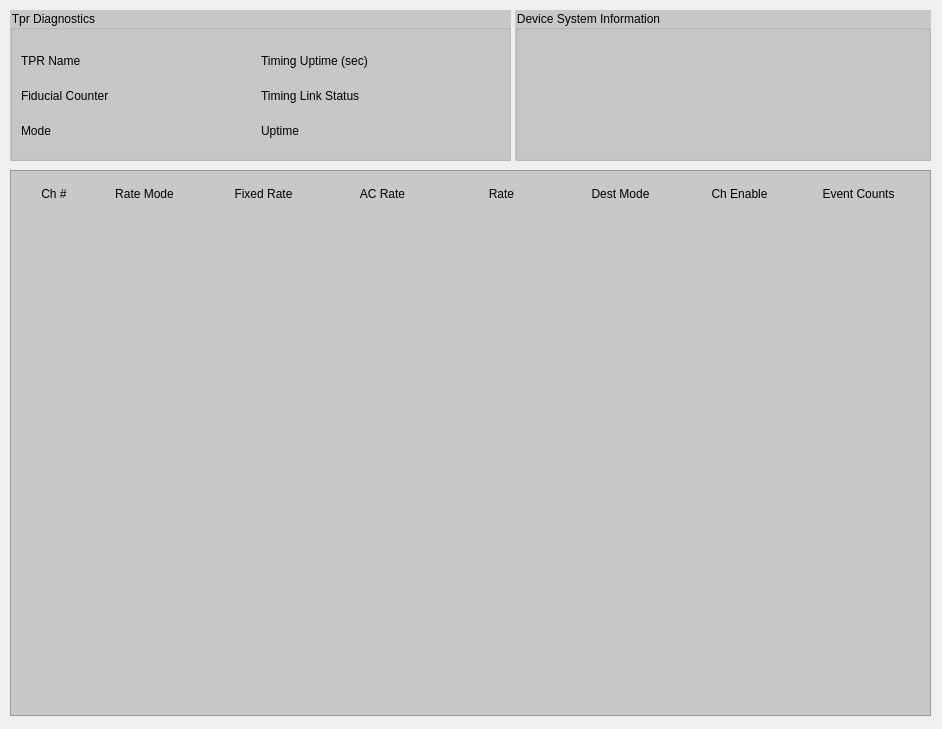
<?xml version="1.0" encoding="UTF-8"?>
<ui version="4.0">
 <class>Form</class>
 <widget class="QWidget" name="Form">
  <property name="geometry">
   <rect>
    <x>0</x>
    <y>0</y>
    <width>942</width>
    <height>729</height>
   </rect>
  </property>
  <property name="maximumSize">
   <size>
    <width>16777215</width>
    <height>1818</height>
   </size>
  </property>
  <property name="windowTitle">
   <string>${LOCA} TPR Expert Display</string>
  </property>
  <property name="styleSheet">
   <string notr="true"/>
  </property>
  <widget class="QGroupBox" name="TPR_Diagnostics">
   <property name="geometry">
    <rect>
     <x>10</x>
     <y>10</y>
     <width>501</width>
     <height>151</height>
    </rect>
   </property>
   <property name="styleSheet">
    <string notr="true">QGroupBox {background-color: rgb(200,200,200)}</string>
   </property>
   <property name="title">
    <string>Tpr Diagnostics</string>
   </property>
   <widget class="QWidget" name="gridLayoutWidget">
    <property name="geometry">
     <rect>
      <x>5</x>
      <y>30</y>
      <width>486</width>
      <height>111</height>
     </rect>
    </property>
    <layout class="QGridLayout" name="Diag_Grid" columnstretch="0,0,0,0">
     <property name="leftMargin">
      <number>6</number>
     </property>
     <property name="topMargin">
      <number>6</number>
     </property>
     <property name="rightMargin">
      <number>6</number>
     </property>
     <property name="bottomMargin">
      <number>6</number>
     </property>
     <item row="0" column="1">
      <widget class="PyDMLabel" name="PyDMLabel_5">
       <property name="toolTip">
        <string/>
       </property>
       <property name="alarmSensitiveContent" stdset="0">
        <bool>true</bool>
       </property>
       <property name="channel" stdset="0">
        <string>TPR:${LOCA}:${IOC_UNIT}:${INST}:UPTIME</string>
       </property>
       <property name="displayFormat" stdset="0">
        <enum>PyDMLabel::Default</enum>
       </property>
      </widget>
     </item>
     <item row="0" column="0">
      <widget class="QLabel" name="label">
       <property name="text">
        <string>TPR Name</string>
       </property>
      </widget>
     </item>
     <item row="1" column="2">
      <widget class="QLabel" name="label_6">
       <property name="text">
        <string>Timing Link Status</string>
       </property>
      </widget>
     </item>
     <item row="1" column="3">
      <widget class="PyDMLabel" name="PyDMLabel_7">
       <property name="toolTip">
        <string/>
       </property>
       <property name="alarmSensitiveContent" stdset="0">
        <bool>true</bool>
       </property>
       <property name="channel" stdset="0">
        <string>TPR:${LOCA}:${IOC_UNIT}:${INST}:RXLNKSTATUS</string>
       </property>
       <property name="displayFormat" stdset="0">
        <enum>PyDMLabel::Default</enum>
       </property>
      </widget>
     </item>
     <item row="1" column="0">
      <widget class="QLabel" name="label_5">
       <property name="text">
        <string>Fiducial Counter</string>
       </property>
      </widget>
     </item>
     <item row="1" column="1">
      <widget class="PyDMLabel" name="PyDMLabel_6">
       <property name="toolTip">
        <string/>
       </property>
       <property name="alarmSensitiveContent" stdset="0">
        <bool>true</bool>
       </property>
       <property name="channel" stdset="0">
        <string>TPR:${LOCA}:${IOC_UNIT}:${INST}:FIDCNT</string>
       </property>
       <property name="displayFormat" stdset="0">
        <enum>PyDMLabel::Default</enum>
       </property>
      </widget>
     </item>
     <item row="0" column="3">
      <widget class="PyDMLabel" name="PyDMLabel_4">
       <property name="toolTip">
        <string/>
       </property>
       <property name="alarmSensitiveContent" stdset="0">
        <bool>true</bool>
       </property>
       <property name="channel" stdset="0">
        <string>TPR:${LOCA}:${IOC_UNIT}:${INST}</string>
       </property>
       <property name="displayFormat" stdset="0">
        <enum>PyDMLabel::Default</enum>
       </property>
      </widget>
     </item>
     <item row="0" column="2">
      <widget class="QLabel" name="label_2">
       <property name="text">
        <string>Timing Uptime (sec)</string>
       </property>
      </widget>
     </item>
     <item row="2" column="0">
      <widget class="QLabel" name="label_7">
       <property name="text">
        <string>Mode</string>
       </property>
      </widget>
     </item>
     <item row="2" column="1">
      <widget class="PyDMLabel" name="PyDMLabel_8">
       <property name="toolTip">
        <string/>
       </property>
       <property name="alarmSensitiveContent" stdset="0">
        <bool>true</bool>
       </property>
       <property name="channel" stdset="0">
        <string>TPR:${LOCA}:${IOC_UNIT}:${INST}:MODE </string>
       </property>
       <property name="displayFormat" stdset="0">
        <enum>PyDMLabel::Default</enum>
       </property>
      </widget>
     </item>
     <item row="2" column="2">
      <widget class="QLabel" name="label_8">
       <property name="text">
        <string>Uptime</string>
       </property>
      </widget>
     </item>
     <item row="2" column="3">
      <widget class="PyDMLabel" name="PyDMLabel_9">
       <property name="toolTip">
        <string/>
       </property>
       <property name="alarmSensitiveContent" stdset="0">
        <bool>true</bool>
       </property>
       <property name="channel" stdset="0">
        <string>TPR:${LOCA}:${IOC_UNIT}:${INST}:UPTIME </string>
       </property>
       <property name="displayFormat" stdset="0">
        <enum>PyDMLabel::Default</enum>
       </property>
      </widget>
     </item>
    </layout>
   </widget>
  </widget>
  <widget class="QGroupBox" name="Device_System_Info">
   <property name="geometry">
    <rect>
     <x>515</x>
     <y>10</y>
     <width>416</width>
     <height>151</height>
    </rect>
   </property>
   <property name="styleSheet">
    <string notr="true">QGroupBox {background-color: rgb(200,200,200)}</string>
   </property>
   <property name="title">
    <string>Device System Information</string>
   </property>
  </widget>
  <widget class="QFrame" name="Rows">
   <property name="geometry">
    <rect>
     <x>10</x>
     <y>170</y>
     <width>921</width>
     <height>546</height>
    </rect>
   </property>
   <property name="styleSheet">
    <string notr="true">QFrame#Rows {background-color: rgb(200,200,200)}</string>
   </property>
   <property name="frameShape">
    <enum>QFrame::StyledPanel</enum>
   </property>
   <property name="frameShadow">
    <enum>QFrame::Raised</enum>
   </property>
   <widget class="QWidget" name="layoutWidget_3">
    <property name="geometry">
     <rect>
      <x>10</x>
      <y>45</y>
      <width>901</width>
      <height>492</height>
     </rect>
    </property>
    <layout class="QVBoxLayout" name="Data_rows_2">
     <item>
      <widget class="PyDMEmbeddedDisplay" name="Row_00">
       <property name="minimumSize">
        <size>
         <width>0</width>
         <height>15</height>
        </size>
       </property>
       <property name="maximumSize">
        <size>
         <width>16777215</width>
         <height>25</height>
        </size>
       </property>
       <property name="toolTip">
        <string/>
       </property>
       <property name="frameShape">
        <enum>QFrame::NoFrame</enum>
       </property>
       <property name="macros" stdset="0">
        <string>CHN=00</string>
       </property>
       <property name="filename" stdset="0">
        <string>tprDiagExpRowSC.ui</string>
       </property>
      </widget>
     </item>
     <item>
      <widget class="PyDMEmbeddedDisplay" name="Row_01">
       <property name="minimumSize">
        <size>
         <width>0</width>
         <height>15</height>
        </size>
       </property>
       <property name="maximumSize">
        <size>
         <width>16777215</width>
         <height>25</height>
        </size>
       </property>
       <property name="toolTip">
        <string/>
       </property>
       <property name="frameShape">
        <enum>QFrame::NoFrame</enum>
       </property>
       <property name="macros" stdset="0">
        <string>CHN=01</string>
       </property>
       <property name="filename" stdset="0">
        <string>tprDiagExpRowSC.ui</string>
       </property>
      </widget>
     </item>
     <item>
      <widget class="PyDMEmbeddedDisplay" name="Row_02">
       <property name="minimumSize">
        <size>
         <width>0</width>
         <height>15</height>
        </size>
       </property>
       <property name="maximumSize">
        <size>
         <width>16777215</width>
         <height>25</height>
        </size>
       </property>
       <property name="toolTip">
        <string/>
       </property>
       <property name="frameShape">
        <enum>QFrame::NoFrame</enum>
       </property>
       <property name="macros" stdset="0">
        <string>CHN=02</string>
       </property>
       <property name="filename" stdset="0">
        <string>tprDiagExpRowSC.ui</string>
       </property>
      </widget>
     </item>
     <item>
      <widget class="PyDMEmbeddedDisplay" name="Row_03">
       <property name="minimumSize">
        <size>
         <width>0</width>
         <height>15</height>
        </size>
       </property>
       <property name="maximumSize">
        <size>
         <width>16777215</width>
         <height>25</height>
        </size>
       </property>
       <property name="toolTip">
        <string/>
       </property>
       <property name="frameShape">
        <enum>QFrame::NoFrame</enum>
       </property>
       <property name="macros" stdset="0">
        <string>CHN=03</string>
       </property>
       <property name="filename" stdset="0">
        <string>tprDiagExpRowSC.ui</string>
       </property>
      </widget>
     </item>
     <item>
      <widget class="PyDMEmbeddedDisplay" name="Row_04">
       <property name="minimumSize">
        <size>
         <width>0</width>
         <height>15</height>
        </size>
       </property>
       <property name="maximumSize">
        <size>
         <width>16777215</width>
         <height>25</height>
        </size>
       </property>
       <property name="toolTip">
        <string/>
       </property>
       <property name="frameShape">
        <enum>QFrame::NoFrame</enum>
       </property>
       <property name="macros" stdset="0">
        <string>CHN=04</string>
       </property>
       <property name="filename" stdset="0">
        <string>tprDiagExpRowSC.ui</string>
       </property>
      </widget>
     </item>
     <item>
      <widget class="PyDMEmbeddedDisplay" name="Row_05">
       <property name="minimumSize">
        <size>
         <width>0</width>
         <height>15</height>
        </size>
       </property>
       <property name="maximumSize">
        <size>
         <width>16777215</width>
         <height>25</height>
        </size>
       </property>
       <property name="toolTip">
        <string/>
       </property>
       <property name="frameShape">
        <enum>QFrame::NoFrame</enum>
       </property>
       <property name="macros" stdset="0">
        <string>CHN=05</string>
       </property>
       <property name="filename" stdset="0">
        <string>tprDiagExpRowSC.ui</string>
       </property>
      </widget>
     </item>
     <item>
      <widget class="PyDMEmbeddedDisplay" name="Row_06">
       <property name="minimumSize">
        <size>
         <width>0</width>
         <height>15</height>
        </size>
       </property>
       <property name="maximumSize">
        <size>
         <width>16777215</width>
         <height>25</height>
        </size>
       </property>
       <property name="toolTip">
        <string/>
       </property>
       <property name="frameShape">
        <enum>QFrame::NoFrame</enum>
       </property>
       <property name="macros" stdset="0">
        <string>CHN=06</string>
       </property>
       <property name="filename" stdset="0">
        <string>tprDiagExpRowSC.ui</string>
       </property>
      </widget>
     </item>
     <item>
      <widget class="PyDMEmbeddedDisplay" name="Row_07">
       <property name="minimumSize">
        <size>
         <width>0</width>
         <height>15</height>
        </size>
       </property>
       <property name="maximumSize">
        <size>
         <width>16777215</width>
         <height>25</height>
        </size>
       </property>
       <property name="toolTip">
        <string/>
       </property>
       <property name="frameShape">
        <enum>QFrame::NoFrame</enum>
       </property>
       <property name="macros" stdset="0">
        <string>CHN=07</string>
       </property>
       <property name="filename" stdset="0">
        <string>tprDiagExpRowSC.ui</string>
       </property>
      </widget>
     </item>
     <item>
      <widget class="PyDMEmbeddedDisplay" name="Row_08">
       <property name="minimumSize">
        <size>
         <width>0</width>
         <height>15</height>
        </size>
       </property>
       <property name="maximumSize">
        <size>
         <width>16777215</width>
         <height>25</height>
        </size>
       </property>
       <property name="toolTip">
        <string/>
       </property>
       <property name="frameShape">
        <enum>QFrame::NoFrame</enum>
       </property>
       <property name="macros" stdset="0">
        <string>CHN=08</string>
       </property>
       <property name="filename" stdset="0">
        <string>tprDiagExpRowSC.ui</string>
       </property>
      </widget>
     </item>
     <item>
      <widget class="PyDMEmbeddedDisplay" name="Row_09">
       <property name="minimumSize">
        <size>
         <width>0</width>
         <height>15</height>
        </size>
       </property>
       <property name="maximumSize">
        <size>
         <width>16777215</width>
         <height>25</height>
        </size>
       </property>
       <property name="toolTip">
        <string/>
       </property>
       <property name="frameShape">
        <enum>QFrame::NoFrame</enum>
       </property>
       <property name="macros" stdset="0">
        <string>CHN=09</string>
       </property>
       <property name="filename" stdset="0">
        <string>tprDiagExpRowSC.ui</string>
       </property>
      </widget>
     </item>
     <item>
      <widget class="PyDMEmbeddedDisplay" name="Row_10">
       <property name="minimumSize">
        <size>
         <width>0</width>
         <height>15</height>
        </size>
       </property>
       <property name="maximumSize">
        <size>
         <width>16777215</width>
         <height>25</height>
        </size>
       </property>
       <property name="toolTip">
        <string/>
       </property>
       <property name="frameShape">
        <enum>QFrame::NoFrame</enum>
       </property>
       <property name="macros" stdset="0">
        <string>CHN=10</string>
       </property>
       <property name="filename" stdset="0">
        <string>tprDiagExpRowSC.ui</string>
       </property>
      </widget>
     </item>
     <item>
      <widget class="PyDMEmbeddedDisplay" name="Row_11">
       <property name="minimumSize">
        <size>
         <width>0</width>
         <height>15</height>
        </size>
       </property>
       <property name="maximumSize">
        <size>
         <width>16777215</width>
         <height>25</height>
        </size>
       </property>
       <property name="toolTip">
        <string/>
       </property>
       <property name="frameShape">
        <enum>QFrame::NoFrame</enum>
       </property>
       <property name="macros" stdset="0">
        <string>CHN=11</string>
       </property>
       <property name="filename" stdset="0">
        <string>tprDiagExpRowSC.ui</string>
       </property>
      </widget>
     </item>
     <item>
      <widget class="PyDMEmbeddedDisplay" name="Row_12">
       <property name="minimumSize">
        <size>
         <width>0</width>
         <height>15</height>
        </size>
       </property>
       <property name="maximumSize">
        <size>
         <width>16777215</width>
         <height>25</height>
        </size>
       </property>
       <property name="toolTip">
        <string/>
       </property>
       <property name="frameShape">
        <enum>QFrame::NoFrame</enum>
       </property>
       <property name="macros" stdset="0">
        <string>CHN=12</string>
       </property>
       <property name="filename" stdset="0">
        <string>tprDiagExpRowSC.ui</string>
       </property>
      </widget>
     </item>
     <item>
      <widget class="PyDMEmbeddedDisplay" name="Row_13">
       <property name="minimumSize">
        <size>
         <width>0</width>
         <height>15</height>
        </size>
       </property>
       <property name="maximumSize">
        <size>
         <width>16777215</width>
         <height>25</height>
        </size>
       </property>
       <property name="toolTip">
        <string/>
       </property>
       <property name="frameShape">
        <enum>QFrame::NoFrame</enum>
       </property>
       <property name="macros" stdset="0">
        <string>CHN=13</string>
       </property>
       <property name="filename" stdset="0">
        <string>tprDiagExpRowSC.ui</string>
       </property>
      </widget>
     </item>
     <item>
      <widget class="PyDMEmbeddedDisplay" name="Row_14">
       <property name="minimumSize">
        <size>
         <width>0</width>
         <height>15</height>
        </size>
       </property>
       <property name="maximumSize">
        <size>
         <width>16777215</width>
         <height>25</height>
        </size>
       </property>
       <property name="toolTip">
        <string/>
       </property>
       <property name="frameShape">
        <enum>QFrame::NoFrame</enum>
       </property>
       <property name="macros" stdset="0">
        <string>CHN=14</string>
       </property>
       <property name="filename" stdset="0">
        <string>tprDiagExpRowSC.ui</string>
       </property>
      </widget>
     </item>
     <item>
      <widget class="PyDMEmbeddedDisplay" name="Row_15">
       <property name="minimumSize">
        <size>
         <width>0</width>
         <height>15</height>
        </size>
       </property>
       <property name="maximumSize">
        <size>
         <width>16777215</width>
         <height>25</height>
        </size>
       </property>
       <property name="toolTip">
        <string/>
       </property>
       <property name="frameShape">
        <enum>QFrame::NoFrame</enum>
       </property>
       <property name="macros" stdset="0">
        <string>CHN=15</string>
       </property>
       <property name="filename" stdset="0">
        <string>tprDiagExpRowSC.ui</string>
       </property>
      </widget>
     </item>
    </layout>
   </widget>
   <widget class="QWidget" name="layoutWidget">
    <property name="geometry">
     <rect>
      <x>10</x>
      <y>10</y>
      <width>901</width>
      <height>27</height>
     </rect>
    </property>
    <layout class="QHBoxLayout" name="Column_headers" stretch="1,2,2,2,2,2,2,2">
     <property name="leftMargin">
      <number>6</number>
     </property>
     <property name="topMargin">
      <number>0</number>
     </property>
     <property name="rightMargin">
      <number>6</number>
     </property>
     <property name="bottomMargin">
      <number>0</number>
     </property>
     <item>
      <widget class="QLabel" name="Ch_Num">
       <property name="maximumSize">
        <size>
         <width>16777215</width>
         <height>25</height>
        </size>
       </property>
       <property name="text">
        <string>Ch #</string>
       </property>
       <property name="alignment">
        <set>Qt::AlignCenter</set>
       </property>
      </widget>
     </item>
     <item>
      <widget class="QLabel" name="Rate_Mode">
       <property name="maximumSize">
        <size>
         <width>16777215</width>
         <height>25</height>
        </size>
       </property>
       <property name="text">
        <string>Rate Mode</string>
       </property>
       <property name="alignment">
        <set>Qt::AlignCenter</set>
       </property>
      </widget>
     </item>
     <item>
      <widget class="QLabel" name="Fixed_Rate">
       <property name="maximumSize">
        <size>
         <width>16777215</width>
         <height>25</height>
        </size>
       </property>
       <property name="text">
        <string>Fixed Rate</string>
       </property>
       <property name="alignment">
        <set>Qt::AlignCenter</set>
       </property>
      </widget>
     </item>
     <item>
      <widget class="QLabel" name="AC_Rate">
       <property name="maximumSize">
        <size>
         <width>16777215</width>
         <height>25</height>
        </size>
       </property>
       <property name="text">
        <string>AC Rate</string>
       </property>
       <property name="alignment">
        <set>Qt::AlignCenter</set>
       </property>
      </widget>
     </item>
     <item>
      <widget class="QLabel" name="Rate">
       <property name="maximumSize">
        <size>
         <width>16777215</width>
         <height>25</height>
        </size>
       </property>
       <property name="text">
        <string>Rate</string>
       </property>
       <property name="alignment">
        <set>Qt::AlignCenter</set>
       </property>
      </widget>
     </item>
     <item>
      <widget class="QLabel" name="Dest_Mode">
       <property name="maximumSize">
        <size>
         <width>16777215</width>
         <height>25</height>
        </size>
       </property>
       <property name="text">
        <string>Dest Mode</string>
       </property>
       <property name="alignment">
        <set>Qt::AlignCenter</set>
       </property>
      </widget>
     </item>
     <item>
      <widget class="QLabel" name="Ch_Enable">
       <property name="maximumSize">
        <size>
         <width>16777215</width>
         <height>25</height>
        </size>
       </property>
       <property name="text">
        <string>Ch Enable</string>
       </property>
       <property name="alignment">
        <set>Qt::AlignCenter</set>
       </property>
      </widget>
     </item>
     <item>
      <widget class="QLabel" name="Event_Couts">
       <property name="maximumSize">
        <size>
         <width>16777215</width>
         <height>25</height>
        </size>
       </property>
       <property name="text">
        <string>Event Counts</string>
       </property>
       <property name="alignment">
        <set>Qt::AlignCenter</set>
       </property>
      </widget>
     </item>
    </layout>
   </widget>
  </widget>
 </widget>
 <customwidgets>
  <customwidget>
   <class>PyDMLabel</class>
   <extends>QLabel</extends>
   <header>pydm.widgets.label</header>
  </customwidget>
  <customwidget>
   <class>PyDMEmbeddedDisplay</class>
   <extends>QFrame</extends>
   <header>pydm.widgets.embedded_display</header>
  </customwidget>
 </customwidgets>
 <resources/>
 <connections/>
</ui>
